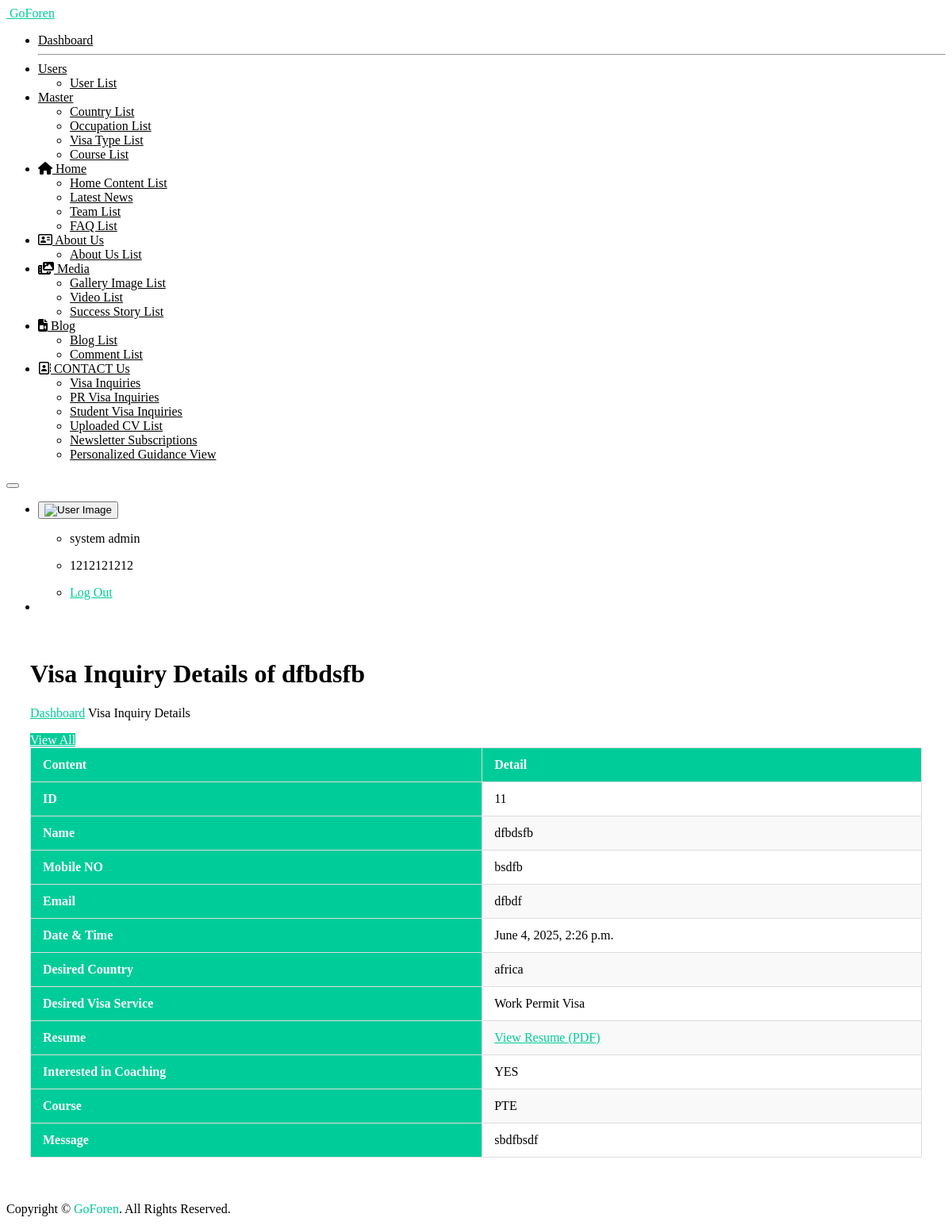
Page /inq_detail/11 (signed in) on the committed database.
### myapp/models.py (models this page shows, shortened)
class visa_inquiry(models.Model):
    name = models.CharField(max_length=100)
    email = models.EmailField()
    number = models.CharField(max_length=15)
    desired_country = models.CharField(max_length=50, null=True)
    desired_visa_service = models.CharField(max_length=50, null=True)
    resume = models.FileField(upload_to='resumes/')
    interested_in_coaching = models.BooleanField(default=False)
    course = models.CharField(max_length=50, blank=True, null=True)
    message = models.TextField(blank=True, null=True)
    captcha_entered = models.CharField(max_length=20)  # Store what user typed
    created_at = models.DateTimeField(auto_now_add=True)
    class Meta:
        db_table = 'visa_inquiry'

### myapp/views.py (the view)
    def wrapper(request, *args, **kwargs):
        if 'user_id' not in request.session:
            return redirect('open_sign_in_page')
        return view_func(request, *args, **kwargs)

### myapp/views.py (called while the page is built)
def login_required_custom(view_func):
    def wrapper(request, *args, **kwargs):
        if 'user_id' not in request.session:
            return redirect('open_sign_in_page')
        return view_func(request, *args, **kwargs)
    return wrapper

@login_required_custom
def inq_detail(request, id):
    inq = get_object_or_404(visa_inquiry, id=id)
    context = {
        "inq":inq,
    }
    return render(request, "inquiry-detail.html", context)

### templates/inquiry-detail.html (shortened to what this page needs)
{% extends "base.html" %}
{% load static %}
{% block start %}
<div class="ec-content-wrapper">
    <div class="content">
        <div class="breadcrumb-wrapper d-flex align-items-center justify-content-between">
            <div>
                <h1>Visa Inquiry Details of {{ inq.name }}</h1>
                <p class="breadcrumbs">
                    <span><a href="{% url 'dashboard_view' %}">Dashboard</a></span>
                    <span></span>Visa Inquiry Details
                </p>
            </div>
						<div>
							<a href="{% url 'inquiry_view' %}" class="btn btn-primary"> View All
							</a>
						</div>
        </div>
        <div class="row">
            <div class="col-12">
                <div class="card card-default">
                    <div class="card-body">
                        <div class="table-responsive">
                            <table id="responsive-data-table" class="table">
                                <thead>
                                    <tr style="color:black;">
                                        <th>Content</th>
                                        <th>Detail</th>
                                    </tr>
                                </thead>
                                <tbody>
                                    <tr><th>ID</th><td>{{ inq.id }}</td></tr>
                                    <tr><th>Name</th><td>{{ inq.name }}</td></tr>
                                    <tr><th>Mobile NO</th><td>{{ inq.number }}</td></tr>
                                    <tr><th>Email</th><td>{{ inq.email }}</td></tr>
                                    <tr><th>Date & Time</th><td>{{ inq.created_at }}</td></tr>
                                    <tr><th>Desired Country</th><td>{{ inq.desired_country }}</td></tr>
                                    <tr><th>Desired Visa Service</th><td>{{ inq.desired_visa_service }}</td></tr>
                                    <tr>
                                        <th>Resume</th>
                                        <td>
                                            {% if inq.resume %}
                                                <a href="/go_foren/{{ inq.resume.url }}" target="_blank">View Resume (PDF)</a>
                                            {% else %}
                                                No resume uploaded.
                                            {% endif %}
                                        </td>
                                    </tr>
                                    <tr>
                                        <th>Interested in Coaching</th>
                                        <td>{% if inq.interested_in_coaching %}YES{% else %}NO{% endif %}</td>
                                    </tr>
                                    <tr><th>Course</th><td>{{ inq.course }}</td></tr>
                                    <tr><th>Message</th><td>{{ inq.message }}</td></tr>
                                </tbody>
                            </table>
                        </div>
                    </div>
                </div>
            </div>
        </div>
    </div>
</div>
{% endblock %}

### templates/inquiry-detail.html (style rules this page uses)
a { color: #00cc99; word-wrap: break-word; }
.btn.btn-primary { color: #fff; background-color: #00cc99; border-color: #00cc99; }
table { width: 100% !important; border-collapse: collapse; margin-bottom: 20px; table-layout: auto; word-wrap: break-word; word-break: break-word; }
table, th, td { border: 1px solid #ddd; }
th, td { padding: 12px 15px; text-align: left; vertical-align: top; white-space: normal !important; }
th { background-color: #00cc99; color: white; white-space: nowrap; }
tbody tr:nth-child(even) { background-color: #f9f9f9; }
.ec-content-wrapper { padding: 20px 30px; }
th { background-color: #00cc99 !important; color: white !important; white-space: nowrap; padding: 12px 15px; text-align: left; vertical-align: middle; }

### rows in the picture
visa_inquiry: name "dfbdsfb", id "11", number "bsdfb", email "dfbdf", created_at "June 4, 2025, 2:26 p.m.", desired_country "africa", desired_visa_service "Work Permit Visa", course "PTE", message "sbdfbsdf"

### other values in the picture
{{ request.session.session_username }} "system admin"
{{ request.session.session_mobile }} "1212121212"
